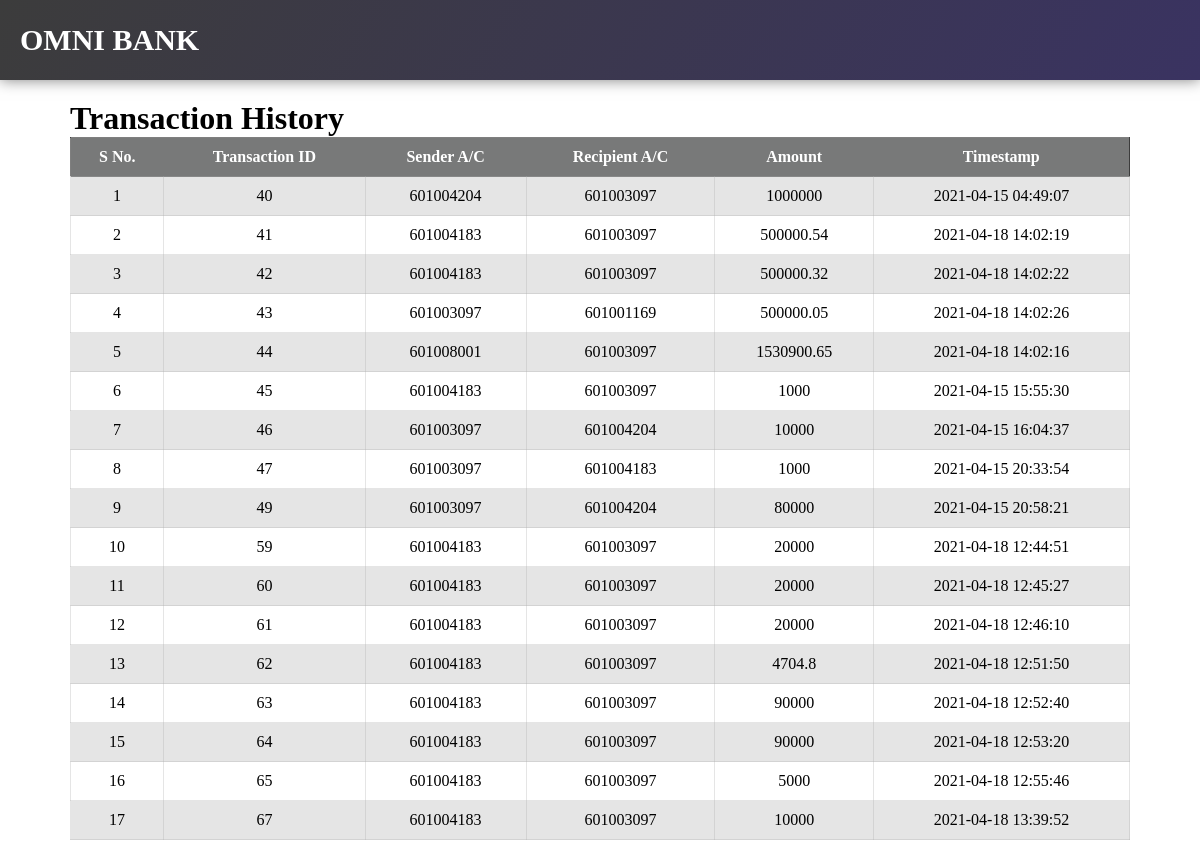
The page /transaction-history.php on the database as committed earlier.
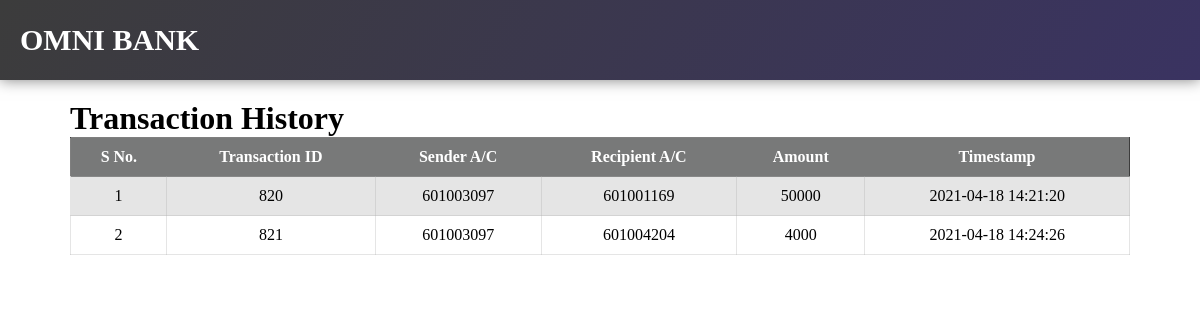
The same page on the database as committed later.
### tables this page shows
CREATE TABLE `transactions` (
  `transaction_id` int(11) NOT NULL,
  `sender_acc_num` varchar(20) NOT NULL,
  `recipient_acc_num` varchar(20) NOT NULL,
  `amount` double NOT NULL,
  `timestamp` timestamp NOT NULL DEFAULT current_timestamp() ON UPDATE current_timestamp()
);

### transaction-history.php (the view, shortened to what this page needs)
<?php
    require_once('connection.php');
    $sql = "SELECT * FROM transactions";
    $result = $conn->query($sql);
?>
<!DOCTYPE html>
<html lang="en">
<head>
    <link rel="stylesheet" href="public/CSS/styles.css">
</head>
<body>
    <?php require 'includes/header.php'; ?>
    <div class="wrapper">
        <?php if($result->num_rows > 0){ ?>
        <h1>Transaction History</h1>
        <table>
            <thead>
                <tr>
                    <th>S No.</th>
                    <th>Transaction ID</th>
                    <th>Sender A/C</th>
                    <th>Recipient A/C</th>
                    <th>Amount</th>
                    <th>Timestamp</th>
                </tr>
            </thead>
            <tbody>
                <?php
                    $serial_no = 1;
                    while($row = $result->fetch_assoc()){
                ?>
                <tr>
                    <td><?php echo $serial_no; ?></td>
                    <td><?php echo $row['transaction_id']; ?></td>
                    <td><?php echo $row['sender_acc_num']; ?></td>
                    <td><?php echo $row['recipient_acc_num']; ?></td>
                    <td><?php echo $row['amount']; ?></td>
                    <td><?php echo $row['timestamp']; ?></td>
                </tr>
                <?php $serial_no++; ?>
                <?php } ?>
            </tbody>
        </table>
        <?php }
        else {
            ?>
                <h3 class="danger"><i class="fas fa-exclamation-circle mr-5px"></i> No transaction were found</h3>
            <?php
        }
        ?>
    </div>
</body>
</html>

### includes/header.php (shortened to what this page needs)
<div class="header no-print">
    <h3 onclick="location.href='index.php'">OMNI BANK</h3>
</div>
<div class="header-padding"></div>

### Public/CSS/styles.css (style rules this page uses)
* { margin: 0; padding: 0; font-family: -webkit-pictograph; }
.wrapper { display: flex; flex-direction: column; padding: 20px 70px; }
.header { position: absolute; left: 0; top: 0; height: 80px; background: linear-gradient( 119deg , #3c3c3c, #3a3361); position: fixed; width: 100%; display: flex; align-items: center; box-shadow: 0px 0px 14px 0px rgba(0, 0,0,0.5); z-index: 100; justify-content: space-between; }
.header h3 { color: white; font-size: 30px; margin-left: 20px; cursor: pointer; display: inline; }
.header-padding { height: 80px; }
table { border : 0.5px solid rgba(0,0,0,0.5); border-collapse: collapse; width: 100%; border-radius: 3px; }
th { background: #787979; padding: 10px; color: white; }
td { border : 0.5px solid rgb(169 169 169 / 30%); padding: 10px; }
tr:nth-child(odd) { background: rgb(169 169 169 / 30%); }

### transaction-history.php (style rules this page uses)
th,td { text-align: center; }

Rows that differ between the two databases and show on the page:
removed transactions: transaction_id "40", sender_acc_num "601004204", recipient_acc_num "601003097", amount "1000000", timestamp "2021-04-15 04:49:07"
removed transactions: transaction_id "41", sender_acc_num "601004183", recipient_acc_num "601003097", amount "500000.54", timestamp "2021-04-18 14:02:19"
removed transactions: transaction_id "42", sender_acc_num "601004183", recipient_acc_num "601003097", amount "500000.32", timestamp "2021-04-18 14:02:22"
removed transactions: transaction_id "43", sender_acc_num "601003097", recipient_acc_num "601001169", amount "500000.05", timestamp "2021-04-18 14:02:26"
removed transactions: transaction_id "44", sender_acc_num "601008001", recipient_acc_num "601003097", amount "1530900.65", timestamp "2021-04-18 14:02:16"
removed transactions: transaction_id "45", sender_acc_num "601004183", recipient_acc_num "601003097", amount "1000", timestamp "2021-04-15 15:55:30"
removed transactions: transaction_id "46", sender_acc_num "601003097", recipient_acc_num "601004204", amount "10000", timestamp "2021-04-15 16:04:37"
removed transactions: transaction_id "47", sender_acc_num "601003097", recipient_acc_num "601004183", amount "1000", timestamp "2021-04-15 20:33:54"
removed transactions: transaction_id "49", sender_acc_num "601003097", recipient_acc_num "601004204", amount "80000", timestamp "2021-04-15 20:58:21"
removed transactions: transaction_id "59", sender_acc_num "601004183", recipient_acc_num "601003097", amount "20000", timestamp "2021-04-18 12:44:51"
removed transactions: transaction_id "60", sender_acc_num "601004183", recipient_acc_num "601003097", amount "20000", timestamp "2021-04-18 12:45:27"
removed transactions: transaction_id "61", sender_acc_num "601004183", recipient_acc_num "601003097", amount "20000", timestamp "2021-04-18 12:46:10"
removed transactions: transaction_id "62", sender_acc_num "601004183", recipient_acc_num "601003097", amount "4704.8", timestamp "2021-04-18 12:51:50"
removed transactions: transaction_id "63", sender_acc_num "601004183", recipient_acc_num "601003097", amount "90000", timestamp "2021-04-18 12:52:40"
removed transactions: transaction_id "64", sender_acc_num "601004183", recipient_acc_num "601003097", amount "90000", timestamp "2021-04-18 12:53:20"
removed transactions: transaction_id "65", sender_acc_num "601004183", recipient_acc_num "601003097", amount "5000", timestamp "2021-04-18 12:55:46"
removed transactions: transaction_id "67", sender_acc_num "601004183", recipient_acc_num "601003097", amount "10000", timestamp "2021-04-18 13:39:52"
added transactions: transaction_id "820", sender_acc_num "601003097", recipient_acc_num "601001169", amount "50000", timestamp "2021-04-18 14:21:20"
added transactions: transaction_id "821", sender_acc_num "601003097", recipient_acc_num "601004204", amount "4000", timestamp "2021-04-18 14:24:26"
